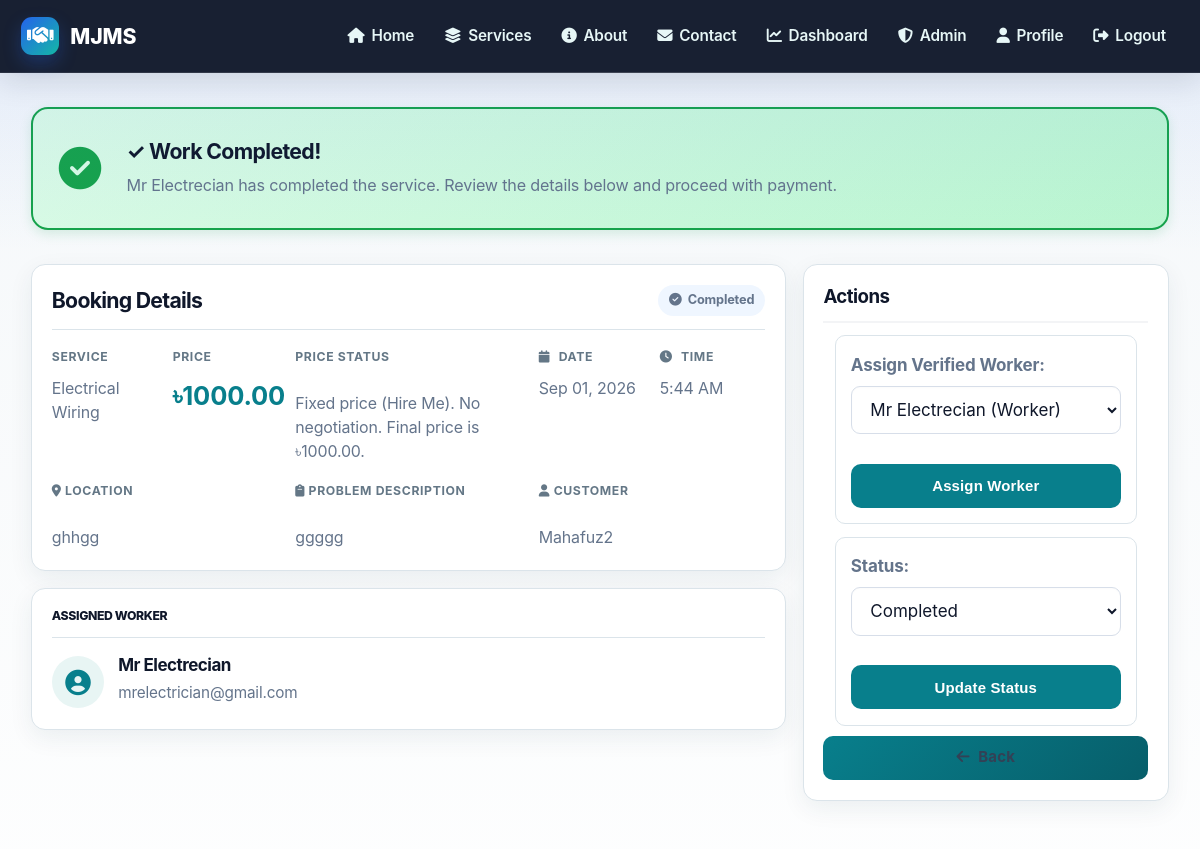
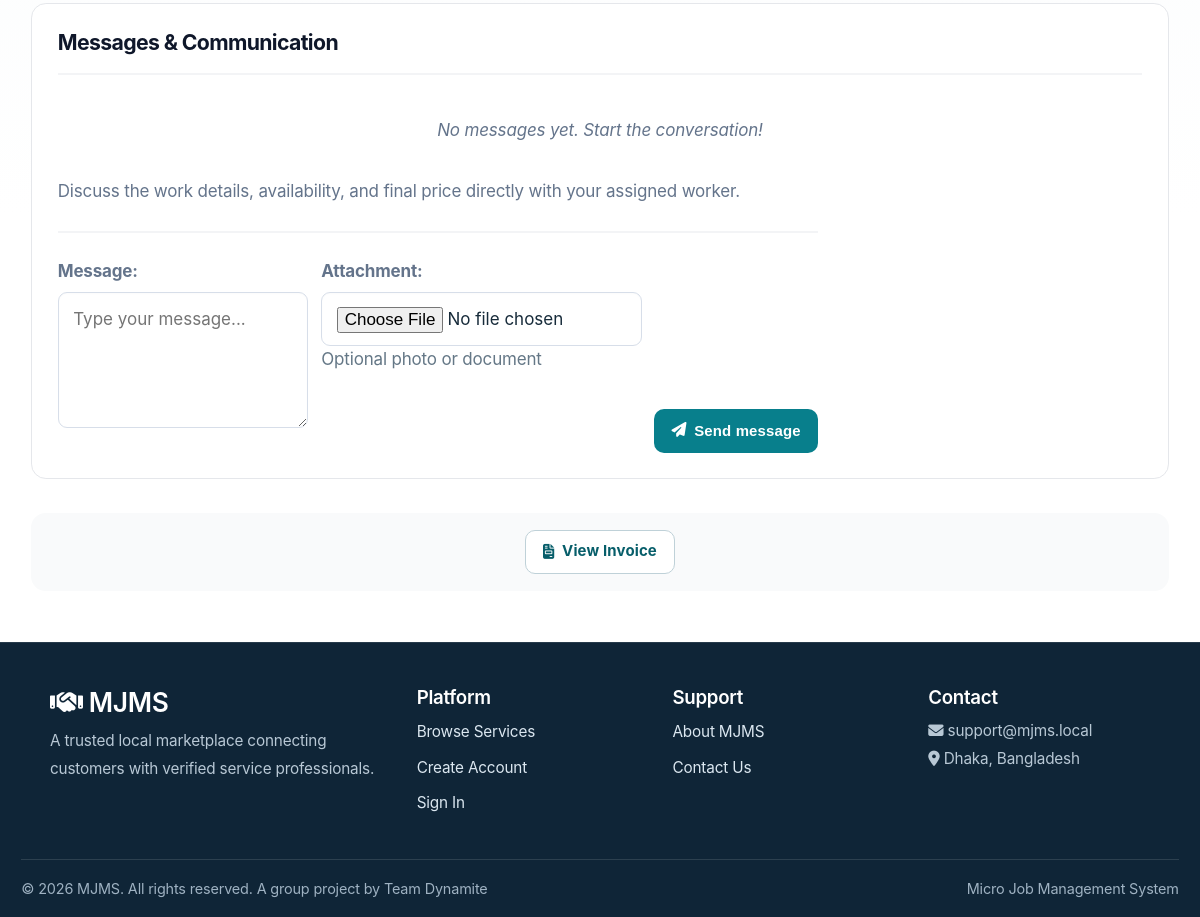
The app's page /bookings/8/ (signed in) with its own data (2 pictures, top to bottom).
### bookings/models.py (models this page shows, shortened)
class Booking(models.Model):
    STATUS_CHOICES = [
        ('Pending', 'Pending'),
        ('Confirmed', 'Confirmed'),
        ('Accepted', 'Accepted'),
        ('Open', 'Open'),
        ('Assigned', 'Assigned'),
        ('In Progress', 'In Progress'),
        ('Completed', 'Completed'),
        ('Cancelled', 'Cancelled'),
    ]
    BOOKING_TYPE_CHOICES = [
        ('BOOK_THIS_SERVICE', 'Book This Service'),
        ('HIRE_ME', 'Hire Me'),
    ]
    customer = models.ForeignKey(
        settings.AUTH_USER_MODEL,
        on_delete=models.CASCADE,
        related_name='customer_bookings'
    )
    service = models.ForeignKey(
        Service,
        on_delete=models.CASCADE,
        related_name='bookings'
    )
    worker = models.ForeignKey(
        settings.AUTH_USER_MODEL,
        on_delete=models.SET_NULL,
        null=True,
        blank=True,
        related_name='worker_bookings'
    )
    booking_date = models.DateField()
    booking_time = models.TimeField()
    address = models.TextField()
    problem_description = models.TextField()
    problem_photo = models.ImageField(
        upload_to='booking_problem_photos/',
        blank=True,
        null=True,
    )
    status = models.CharField(
        max_length=20,
        choices=STATUS_CHOICES,
        default='Pending'
    )
    booking_type = models.CharField(
        max_length=30,
        choices=BOOKING_TYPE_CHOICES,
        default='BOOK_THIS_SERVICE',
        help_text='How the customer created this booking: Book This Service or Hire Me.'
    )
    proposed_price = models.DecimalField(
        max_digits=10,
        decimal_places=2,
        null=True,
        blank=True,
        help_text='Customer proposal before the price is agreed.'
    )
    actual_price = models.DecimalField(
        max_digits=10,
        decimal_places=2,
        null=True,
        blank=True,
        help_text='Current negotiated price for the service.'
    )
    price_agreed = models.BooleanField(default=False)
    price_agreed_at = models.DateTimeField(null=True, blank=True)
    created_at = models.DateTimeField(auto_now_add=True)
    updated_at = models.DateTimeField(auto_now=True)
    class Meta:
        ordering = ['-created_at']

### accounts/models.py (models this page shows, shortened)
class CustomUser(AbstractBaseUser, PermissionsMixin):
    ROLE_CHOICES = (
        ('customer', 'Customer'),
        ('worker', 'Worker'),
        ('admin', 'Admin'),
    )
    first_name = models.CharField(max_length=150, blank=True)
    last_name = models.CharField(max_length=150, blank=True)
    email = models.EmailField(unique=True)
    is_staff = models.BooleanField(default=False)
    is_active = models.BooleanField(default=True)
    date_joined = models.DateTimeField(auto_now_add=False, null=True)
    objects = CustomUserManager()
    USERNAME_FIELD = 'email'
    REQUIRED_FIELDS = []
    def __init__(self, *args, **kwargs):
        legacy_verified = kwargs.pop('is_verified_worker', None)
        if legacy_verified is not None:
            kwargs['worker_status'] = 'APPROVED' if legacy_verified else 'PENDING'
        super().__init__(*args, **kwargs)
    WORKER_STATUS_CHOICES = [
        ('PENDING', 'Pending Approval'),
        ('APPROVED', 'Approved'),
        ('REJECTED', 'Rejected'),
        ('BLOCKED', 'Blocked'),
    ]
    CUSTOMER_STATUS_CHOICES = [
        ('ACTIVE', 'Active'),
        ('BLOCKED', 'Blocked'),
    ]
    role = models.CharField(max_length=20, choices=ROLE_CHOICES, default='customer')
    phone = models.CharField(max_length=15, blank=True, null=True)
    address = models.TextField(blank=True, null=True)
    city = models.CharField(max_length=100, blank=True, null=True)
    profile_picture = models.ImageField(
        upload_to='profile_pictures/',
        blank=True,
        null=True
    )
    preferred_contact_method = models.CharField(
        max_length=20,
        choices=(
            ('Email', 'Email'),
            ('SMS', 'SMS'),
        ),
        default='Email'
    )
    receive_notifications = models.BooleanField(default=True)
    is_blocked = models.BooleanField(default=False)
    worker_status = models.CharField(
        max_length=20,
        choices=WORKER_STATUS_CHOICES,
        default='PENDING',
        null=True,
        blank=True,
        help_text="Status for worker accounts only"
    )
    customer_status = models.CharField(
        max_length=20,
        choices=CUSTOMER_STATUS_CHOICES,
        default='ACTIVE',
        null=True,
        blank=True,
        help_text="Status for customer accounts only"
    )
    created_at = models.DateTimeField(auto_now_add=True, null=True)
    updated_at = models.DateTimeField(auto_now=True)
    def __str__(self):
        return f"{self.get_full_name() or self.email} ({dict(self.ROLE_CHOICES).get(self.role, self.role)})"
    def get_full_name(self):
        return f'{self.first_name} {self.last_name}'.strip()
    @property
    def is_verified_worker(self):
        """Backward-compatible alias for the worker approval status."""
        return self.role == 'worker' and self.worker_status == 'APPROVED'
    class Meta:
        indexes = [
            models.Index(fields=['role', 'created_at']),
            models.Index(fields=['is_blocked']),
        ]

### services/models.py (models this page shows, shortened)
class Service(models.Model):
    name = models.CharField(max_length=100)
    category = models.ForeignKey(
        Category,
        on_delete=models.CASCADE,
        related_name='services',
        help_text='The category this service belongs to'
    )
    description = models.TextField()
    price = models.DecimalField(max_digits=10, decimal_places=2)
    image = models.ImageField(upload_to='service_images/')
    duration = models.CharField(max_length=50, help_text='Estimated duration (e.g., "2 hours")')
    location = models.CharField(max_length=100, blank=True, null=True)
    featured = models.BooleanField(default=False)
    is_available = models.BooleanField(default=True)
    created_at = models.DateTimeField(auto_now_add=True)
    updated_at = models.DateTimeField(auto_now=True)
    class Meta:
        ordering = ['category__name', 'name']
        indexes = [
            models.Index(fields=['category', 'is_available']),
        ]

### bookings/views.py (the view, shortened to what this page needs)
# urls.py: path('<int:pk>/', views.booking_detail, name='booking_detail'),
@login_required
def booking_detail(request, pk):
    booking = get_object_or_404(Booking, pk=pk)
    if request.user.role == 'admin':
        pass
    elif request.user.role == 'worker' and booking.worker != request.user:
        messages.error(request, 'You can only view bookings assigned to you.')
        return redirect('booking_list')
    elif request.user.role == 'customer' and booking.customer != request.user:
        messages.error(request, 'You can only view your own bookings.')
        return redirect('booking_list')
    assign_form = BookingAssignForm(instance=booking)
    status_form = BookingStatusUpdateForm(instance=booking)
    message_form = BookingMessageForm()
    response_form = WorkerResponseForm()
    booking_payment = getattr(booking, 'payment', None)
    booking_messages = booking.messages.all()
    worker_responses = booking.worker_responses.all().order_by('-created_at')
    latest_response = worker_responses.first() if worker_responses.exists() else None
    return render(
        request,
        'bookings/booking_detail.html',
        {
            'booking': booking,
            'booking_payment': booking_payment,
            'assign_form': assign_form,
            'status_form': status_form,
            'message_form': message_form,
            'response_form': response_form,
            'booking_messages': booking_messages,
            'worker_responses': worker_responses,
            'latest_response': latest_response,
        }
    )

### templates/bookings/booking_detail.html (shortened to what this page needs)
{% extends 'base.html' %}
{% load static %}
{% block extra_css %}
<link rel="stylesheet" href="{% static 'css/booking-detail.css' %}">
{% endblock %}
{% block content %}
<div class="booking-detail-container">
    {% if booking.status == 'Completed' and booking.worker %}
    <div class="completion-notification">
        <div class="completion-notification__content">
            <div class="completion-icon">
                <i class="fas fa-check-circle"></i>
            </div>
            <div class="completion-text">
                <h3>✓ Work Completed!</h3>
                <p>{{ booking.worker.get_full_name|default:booking.worker.email }} has completed the service. Review the details below and proceed with payment.</p>
            </div>
        </div>
    </div>
    {% endif %}
    <div class="booking-detail-grid">
        <div class="booking-detail-left">
            <div class="info-card">
                <div class="info-card__header">
                    <h2>Booking Details</h2>
                    <span class="status-badge status-badge--{{ booking.status|slugify }}">
                        <i class="fas fa-{% if booking.status == 'Pending' %}clock{% elif booking.status == 'Confirmed' %}check{% elif booking.status == 'In Progress' %}hourglass-half{% elif booking.status == 'Completed' %}check-circle{% else %}times-circle{% endif %}"></i>
                        {{ booking.status }}
                    </span>
                </div>
                <div class="info-grid">
                    <div class="info-row">
                        <div class="info-col">
                            <label>Service</label>
                            <p class="info-value">{{ booking.service.name }}</p>
                        </div>
                        <div class="info-col">
                            <label>Price</label>
                            <p class="info-value price">৳{{ booking.actual_price|default:booking.proposed_price|default:booking.service.price }}</p>
                        </div>
                    </div>
                    {% if booking.proposed_price or booking.actual_price %}
                    <div class="info-row full-width">
                        <label>Price status</label>
                        <p class="info-value">
                            {% if booking.booking_type == 'HIRE_ME' %}
                                Fixed price (Hire Me). No negotiation. Final price is ৳{{ booking.actual_price|default:booking.proposed_price|default:booking.service.price }}.
                            {% elif booking.price_agreed %}
                                Negotiable price (Book This Service), then agreed and fixed: ৳{{ booking.actual_price|default:booking.proposed_price|default:booking.service.price }}
                            {% else %}
                                Negotiable price (Book This Service). Customer can propose, worker can change, and customer must agree before work starts.
                            {% endif %}
                        </p>
                    </div>
                    {% endif %}
                    <div class="info-row">
                        <div class="info-col">
                            <label><i class="fas fa-calendar"></i> Date</label>
                            <p class="info-value">{{ booking.booking_date|date:"M d, Y" }}</p>
                        </div>
                        <div class="info-col">
                            <label><i class="fas fa-clock"></i> Time</label>
                            <p class="info-value">{{ booking.booking_time|time:"g:i A" }}</p>
                        </div>
                    </div>
                    <div class="info-row full-width">
                        <label><i class="fas fa-map-marker-alt"></i> Location</label>
                        <p class="info-value">{{ booking.address }}</p>
                    </div>
                    <div class="info-row full-width">
                        <label><i class="fas fa-clipboard"></i> Problem Description</label>
                        <p class="info-value">{{ booking.problem_description }}</p>
                    </div>
                    <div class="info-row full-width">
                        <label><i class="fas fa-user"></i> Customer</label>
                        <p class="info-value">{{ booking.customer.get_full_name|default:booking.customer.email }}</p>
                    </div>
                </div>
            </div>
            {% if booking.worker %}
            <div class="info-card">
                <div class="info-card__header">
                    <h3>Assigned Worker</h3>
                </div>
                <div class="worker-info-section">
                    <div class="worker-profile">
                        <div class="worker-avatar">
                            <i class="fas fa-user-circle"></i>
                        </div>
                        <div class="worker-details">
                            <h4>{{ booking.worker.get_full_name|default:booking.worker.email }}</h4>
                            <p class="worker-email">{{ booking.worker.email }}</p>
                        </div>
                    </div>
                </div>
            </div>
            {% endif %}
        </div>
        <div class="booking-detail-right">
            <div class="action-section">
                <h3>Actions</h3>
                <div class="action-buttons">
                    {% if user.role == 'admin' %}
                        <div class="admin-section">
                            <form method="post" action="{% url 'assign_worker' booking.pk %}" class="admin-form">
                                {{ assign_form.as_p }}
                                <button type="submit" class="btn btn-primary">Assign Worker</button>
                            </form>
                            <form method="post" action="{% url 'update_status' booking.pk %}" class="admin-form">
                                {{ status_form.as_p }}
                                <button type="submit" class="btn btn-primary">Update Status</button>
                            </form>
                        </div>
                    {% endif %}
                    <a href="{% url 'booking_list' %}" class="btn btn-secondary">
                        <i class="fas fa-arrow-left"></i> Back
                    </a>
                </div>
            </div>
        </div>
    </div>
    <div class="messages-section">
        <h3>Messages & Communication</h3>
        {% if booking_messages %}
        <div class="messages-list">
            {% for message in booking_messages %}
            <div class="message-item message-item--{{ message.sender.role }}">
                <div class="message-avatar">
                    {{ message.sender.get_full_name|first|upper }}
                </div>
                <div class="message-content">
                    <div class="message-header">
                        <strong>{{ message.sender.get_full_name|default:message.sender.email }}</strong>
                        <span class="message-time">{{ message.created_at|date:"M d, Y g:i A" }}</span>
                    </div>
                    <p class="message-text">{{ message.message }}</p>
                </div>
            </div>
            {% endfor %}
        </div>
        {% else %}
        <p class="no-messages">No messages yet. Start the conversation!</p>
        {% endif %}
        {% if booking.worker %}
            <p class="message-helper">Discuss the work details, availability, and final price directly with your assigned worker.</p>
            <form method="post" class="send-message-form">
                <div class="message-input-group">
                    {{ message_form.as_p }}
                    <button type="submit" class="btn btn-primary">
                        <i class="fas fa-paper-plane"></i> Send message
                    </button>
                </div>
            </form>
        {% else %}
            <p class="message-helper message-helper--pending"><i class="fas fa-hourglass-half"></i> Messaging will be available after a worker is assigned to this booking.</p>
        {% endif %}
    </div>
    <div class="invoice-section">
        <a href="{% url 'invoice' booking.pk %}" class="btn btn-outline-primary">
            <i class="fas fa-file-invoice"></i> View Invoice
        </a>
    </div>
</div>
{% endblock %}

### records on screen
Booking: worker.get_full_name "Mr Electrecian", status "Completed", service.name "Electrical Wiring", actual_price "1000.00", booking_date "Sep 01, 2026", booking_time "5:44 AM", address "ghhgg", problem_description "ggggg", customer.get_full_name "Mahafuz2", worker.email "mrelectrician@gmail.com", worker "Mr Electrecian (Worker)"
